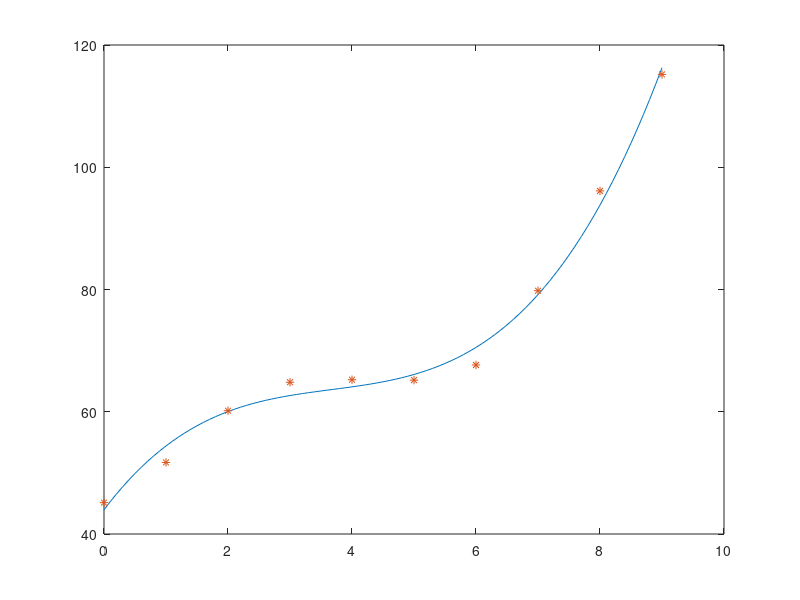

Write the MATLAB code that produced this figure.
%read data from file
fileID = fopen('Example1.txt','r');
A = fscanf(fileID,'%f\n');
number = A(1);
degree = A(2);

%use array to store points
Array_x = zeros(number,1);
Array_y = zeros(number,1);
count = 1;
for i = 3:2:number*2 + 1
    Array_x(count,1) = A(i);
    Array_y(count,1) = A(i+1);
    count = count + 1;
end

%initialize Matrix A
Matrix = zeros(degree+1,degree+1);
for i = 1:degree+1
    count = i-1;
    for j = 1:degree+1
            Matrix(i,j) = sum(Array_x.^count);
            count = count + 1;
    end
end
Matrix(1,1) = number;

%initialize Array b
Array_b = zeros(degree+1,1);
count = 1;
for i = 2:degree + 1
    Array_b(i) = sum(Array_y.*(Array_x.^count));
    count = count + 1;
end
Array_b(1) = sum(Array_y);

%get answer
Answer = linsolve(Matrix,Array_b);
for i = 1:degree+1
    if i == degree+1
        fprintf('%f\n',Answer(i));
    else
        fprintf('%f ',Answer(i));
    end
end

%draw graph
xx = (Array_x(1):0.1:Array_x(number));
x_size = size(xx);
yy = zeros(1,x_size(2));
count = 0;
for i = 1:degree+1
    yy = yy + Answer(i)*xx.^count;
    count = count + 1;
end

plot(xx,yy,Array_x,Array_y,'*');
%close file
fclose(fileID);